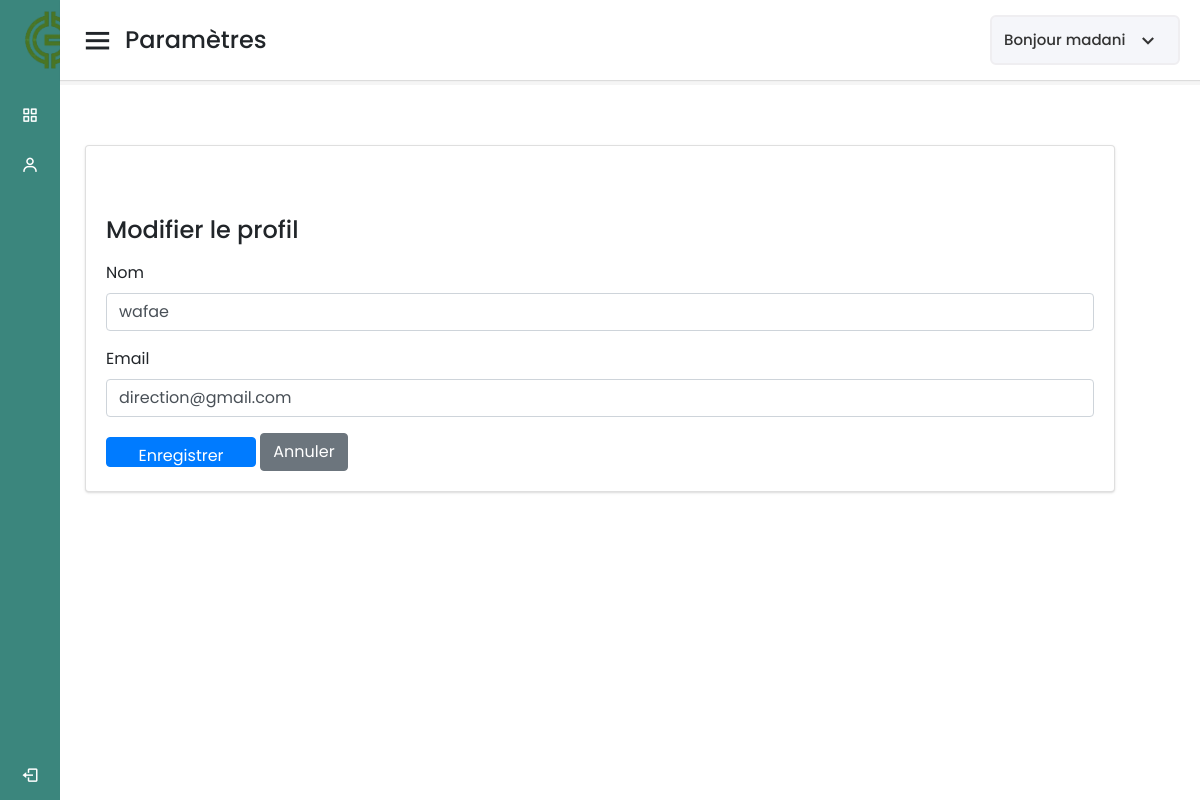
Screenshot of /vue/parametres.php?id=8 (signed in) with the database file from the repository.
### tables this page shows
CREATE TABLE `personnel` (
  `id` int(11) NOT NULL,
  `nom` varchar(30) NOT NULL,
  `prenom` varchar(30) NOT NULL,
  `telephone` varchar(15) NOT NULL,
  `adresse` varchar(50) NOT NULL,
  `email` varchar(255) NOT NULL,
  `role` varchar(255) NOT NULL,
  `password` varchar(255) NOT NULL
);

### controller/parametres.php (called while the page is built, shortened)
<?php
include_once '../model/connexion.php';
function getUserById($id) {
    global $connexion;
    $stmt = $connexion->prepare("SELECT * FROM personnel WHERE id = :id");
    $stmt->execute(['id' => $id]);
    return $stmt->fetch(PDO::FETCH_ASSOC);
}
?>

### vue/parametres.php (the view, shortened to what this page needs)
<?php
include 'entete.php';
include_once '../controller/parametres.php';
$id = isset($_GET['id']) ? $_GET['id'] : $_SESSION['id'];
$user = getUserById($id);
?>
<!DOCTYPE html>
<html lang="en">
<head>
    <link rel="stylesheet" href="../public/css/style.css">
    <link href="https://cdn.jsdelivr.net/npm/bootstrap@4.4.1/dist/css/bootstrap.min.css" rel="stylesheet">
</head>
<body>
<div class="container">
    <div class="main-body">
        <div class="row gutters-sm">
            <div class="col-md-12">
                <div class="card">
                    <div class="card-body">
                        <h4 class="mb-3" style="padding-top: 50px" >Modifier le profil</h4>
                        <form method="POST" action="">
                            <div class="form-group">
                                <label for="name">Nom</label>
                                <input type="text" class="form-control" id="nom" name="nom" value="<?php echo htmlspecialchars($user['nom']); ?>" required>
                            </div>
                            <div class="form-group">
                                <label for="email">Email</label>
                                <input type="email" class="form-control" id="email" name="email" value="<?php echo htmlspecialchars($user['email']); ?>" required>
                            </div>
                            <button type="submit" class="btn btn-primary" style="backgeound: rgb(34 139 120) ;">Enregistrer</button>
                            <a href="dashboard.php" class="btn btn-secondary">Annuler</a>
                        </form>
                    </div>
                </div>
            </div>
        </div>
    </div>
</div>
</body>
</html>

### vue/entete.php (shortened to what this page needs)
<?php
include_once '../model/function.php';
$role = $_SESSION['role'];
$userName = '';
$stmt = $connexion->prepare("SELECT * FROM personnel WHERE id = ?");
$stmt->execute([$_SESSION['id']]);
$user = $stmt->fetch();
if ($user) {
    $userName = htmlspecialchars($user['nom']);
} else {
    echo "Erreur : Utilisateur non trouvé.";
    exit;
}
$pageTitles = [
    'dashboard.php' => 'Tableau de bord',
    'commande.php' => 'Commandes',
    'personnel.php' => 'Personnels',
    'stock.php' => 'Stock',
    'client.php' => 'Clients',
    'produit.php' => 'Produits',
    'categorie.php' => 'Catégories',
    'parametres.php' => 'Paramètres',
    'login.php' => 'Connexion',
    'recuVente.php' => 'Recu'
];
$currentFile = basename($_SERVER['PHP_SELF']);
$customTitle = isset($pageTitles[$currentFile]) ? $pageTitles[$currentFile] : 'Page inconnue';
?>
<!DOCTYPE html>
<html lang="fr" dir="ltr">
<head>
    <link rel="stylesheet" href="../public/css/style.css" />
    <link href="https://unpkg.com/boxicons@2.0.7/css/boxicons.min.css" rel="stylesheet" />
</head>
<body>
    <div class="sidebar">
        <div class="logo-details">
            <img src="../public/images/G-stock.png" style="height:100px ; width: 100px ;"></img>  <br><br> <br>
            <span class="logo_name">G-Stock</span>
        </div>
        <ul class="nav-links">
            <li>
                <a href="dashboard.php" class="<?php echo basename($_SERVER['PHP_SELF']) == 'dashboard.php' ? 'active' : '' ?>">
                    <i class="bx bx-grid-alt"></i>
                    <span class="links_name">Dashboard</span>
                </a>
            </li>
            <?php if ($role == 'commercial') : ?>
                <li>
                    <a href="commande.php" class="<?php echo basename($_SERVER['PHP_SELF']) == 'commande.php' ? 'active' : '' ?>">
                        <i class="bx bx-user"></i>
                        <span class="links_name">Commande</span>
                    </a>
                </li>
            <?php endif; ?>
            <li class="log_out">
                <a href="../controller/logout.php">
                    <i class="bx bx-log-out"></i>
                    <span class="links_name">Déconnexion</span>
                </a>
            </li>
        </ul>
    </div>
    <section class="home-section">
        <nav class="hidden-print">
            <div class="sidebar-button">
                <i class="bx bx-menu sidebarBtn"></i>
                <span class="dashboard"><?php echo $customTitle; ?></span>
            </div>
            <div class="profile-details">
                <span class="admin_name" id="profile-name"><?php echo "Bonjour " . $userName; ?></span>
                <i class="bx bx-chevron-down"></i>
            </div>
        </nav>
    </section>
</body>
</html>

### public/css/style.css (style rules this page uses)
* { margin: 0; padding: 0; box-sizing: border-box; font-family: "Poppins", sans-serif; }
.sidebar { position: fixed; height: 100%; width: 240px; background: #3b867d; transition: all 0.5s ease; }
.sidebar .logo-details { height: 80px; display: flex; align-items: center; }
.sidebar .logo-details .logo_name { color: #fff; font-size: 24px; font-weight: 500; }
.sidebar .nav-links { margin-top: 10px; }
.sidebar .nav-links li { position: relative; list-style: none; height: 50px; }
.sidebar .nav-links li a { height: 100%; width: 100%; display: flex; align-items: center; text-decoration: none; transition: all 0.4s ease; }
.sidebar .nav-links li i { min-width: 60px; text-align: center; font-size: 18px; color: #fff; }
.sidebar .nav-links li a .links_name { color: #fff; font-size: 15px; font-weight: 400; white-space: nowrap; }
.sidebar .nav-links .log_out { position: absolute; bottom: 0; width: 100%; }
.home-section { position: relative; background: #f5f5f5; min-height: 85px; width: calc(100% - 240px); left: 240px; transition: all 0.5s ease; }
.home-section nav { display: flex; justify-content: space-between; height: 80px; background: #fff; display: flex; align-items: center; position: fixed; width: calc(100% - 240px); left: 240px; z-index: 100; padding: 0 20px; box-shadow: 0 1px 1px rgba(0, 0, 0, 0.1); transition: all 0.5s ease; }
.home-section nav .sidebar-button { display: flex; align-items: center; font-size: 24px; font-weight: 500; }
nav .sidebar-button i { font-size: 35px; margin-right: 10px; }
.home-section nav .profile-details { display: flex; align-items: center; background: #f5f6fa; border: 2px solid #efeef1; border-radius: 6px; height: 50px; min-width: 190px; padding: 0 15px 0 2px; }
nav .profile-details .admin_name { font-size: 15px; font-weight: 500; color: #333; margin: 0 10px; white-space: nowrap; }
nav .profile-details i { font-size: 25px; color: #333; }
@media (max-width: 1240px) { .sidebar { width: 60px; } }
@media (max-width: 1240px) { .home-section { width: calc(100% - 60px); left: 60px; } }
@media (max-width: 1240px) { .home-section nav { width: calc(100% - 60px); left: 60px; } }
input, textarea, select { margin-bottom: 10px; box-sizing: border-box; width: 100%; margin: 8px 0; padding: 8px 5px; border-radius: 5px; border: 1px solid #ccc; }
button { background-color: rgb(34 139 120); color: white; width: 150px; height: 30px; border: 1px solid #ccc; font-size: 15px; border-radius: 5px; }
label { display: block; }
form { width: 100%; }
.profile-details { position: relative; display: inline-block; }
.admin_name { cursor: pointer; font-weight: bold; color: #333; }
.main-body { padding-top: 50px; margin: 30px; margin-top: 50px; padding: 10px; }
.card { box-shadow: 0 1px 3px 0 rgba(0, 0, 0, .1), 0 1px 2px 0 rgba(0, 0, 0, .06); position: relative; display: flex; flex-direction: column; background-color: #fff; border-radius: .25rem; }

### rows the page displays
personnel: nom "madani"
personnel: nom "wafae", email "direction@gmail.com"

### other values shown
$customTitle "Paramètres"
